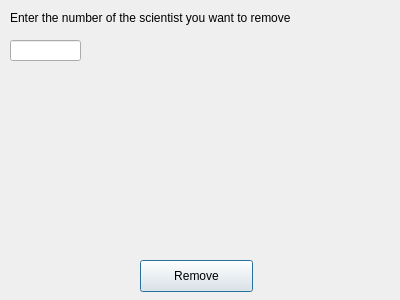
<?xml version="1.0" encoding="UTF-8"?>
<ui version="4.0">
 <class>removescigui</class>
 <widget class="QDialog" name="removescigui">
  <property name="geometry">
   <rect>
    <x>0</x>
    <y>0</y>
    <width>400</width>
    <height>300</height>
   </rect>
  </property>
  <property name="windowTitle">
   <string>Dialog</string>
  </property>
  <widget class="QPushButton" name="button_removeSci">
   <property name="geometry">
    <rect>
     <x>140</x>
     <y>260</y>
     <width>113</width>
     <height>32</height>
    </rect>
   </property>
   <property name="text">
    <string>Remove</string>
   </property>
  </widget>
  <widget class="QLabel" name="label">
   <property name="geometry">
    <rect>
     <x>10</x>
     <y>10</y>
     <width>331</width>
     <height>16</height>
    </rect>
   </property>
   <property name="text">
    <string>Enter the number of the scientist you want to remove</string>
   </property>
  </widget>
  <widget class="QLineEdit" name="line_numOfSci">
   <property name="geometry">
    <rect>
     <x>10</x>
     <y>40</y>
     <width>71</width>
     <height>21</height>
    </rect>
   </property>
  </widget>
 </widget>
 <resources/>
 <connections/>
</ui>
